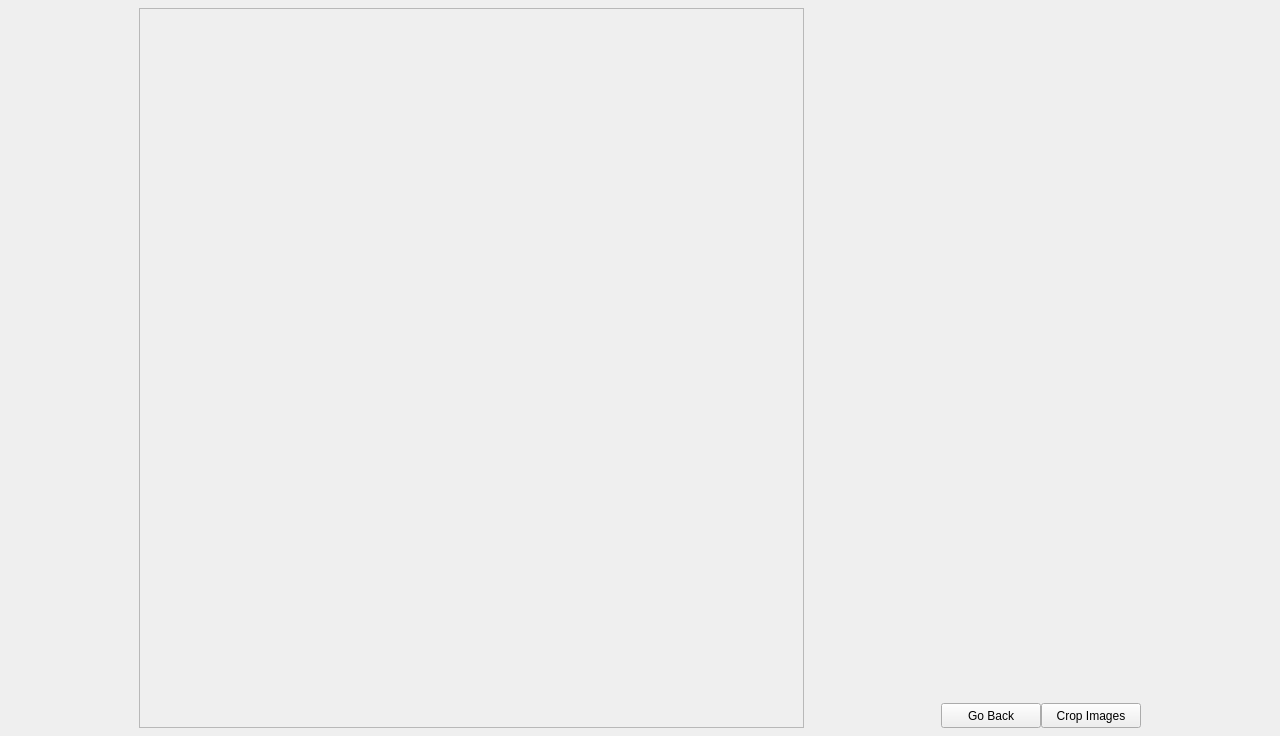
<?xml version="1.0" encoding="UTF-8"?>
<ui version="4.0">
 <class>cropMenu</class>
 <widget class="QWidget" name="cropMenu">
  <property name="geometry">
   <rect>
    <x>0</x>
    <y>0</y>
    <width>1280</width>
    <height>720</height>
   </rect>
  </property>
  <property name="windowTitle">
   <string>Form</string>
  </property>
  <layout class="QGridLayout" name="gridLayout">
   <property name="leftMargin">
    <number>8</number>
   </property>
   <property name="topMargin">
    <number>8</number>
   </property>
   <property name="rightMargin">
    <number>8</number>
   </property>
   <property name="bottomMargin">
    <number>8</number>
   </property>
   <item row="0" column="0" rowspan="2">
    <widget class="QScrollArea" name="scrollArea">
     <property name="minimumSize">
      <size>
       <width>665</width>
       <height>720</height>
      </size>
     </property>
     <property name="maximumSize">
      <size>
       <width>665</width>
       <height>720</height>
      </size>
     </property>
     <property name="sizeAdjustPolicy">
      <enum>QAbstractScrollArea::AdjustToContents</enum>
     </property>
     <property name="widgetResizable">
      <bool>true</bool>
     </property>
     <widget class="QWidget" name="scrollAreaWidgetContents">
      <property name="geometry">
       <rect>
        <x>0</x>
        <y>0</y>
        <width>663</width>
        <height>718</height>
       </rect>
      </property>
      <layout class="QGridLayout" name="imageGridView" rowstretch="0" columnstretch="0" rowminimumheight="0" columnminimumwidth="0">
       <property name="leftMargin">
        <number>10</number>
       </property>
       <property name="topMargin">
        <number>10</number>
       </property>
       <property name="rightMargin">
        <number>10</number>
       </property>
       <property name="bottomMargin">
        <number>10</number>
       </property>
       <property name="spacing">
        <number>5</number>
       </property>
      </layout>
     </widget>
    </widget>
   </item>
   <item row="0" column="2">
    <widget class="QWidget" name="widget" native="true"/>
   </item>
   <item row="1" column="2">
    <layout class="QHBoxLayout" name="horizontalLayout_2" stretch="0,0">
     <property name="spacing">
      <number>0</number>
     </property>
     <item>
      <widget class="QPushButton" name="goBack">
       <property name="minimumSize">
        <size>
         <width>100</width>
         <height>20</height>
        </size>
       </property>
       <property name="maximumSize">
        <size>
         <width>100</width>
         <height>25</height>
        </size>
       </property>
       <property name="text">
        <string>Go Back</string>
       </property>
      </widget>
     </item>
     <item>
      <widget class="QPushButton" name="cropImages">
       <property name="minimumSize">
        <size>
         <width>100</width>
         <height>20</height>
        </size>
       </property>
       <property name="maximumSize">
        <size>
         <width>100</width>
         <height>25</height>
        </size>
       </property>
       <property name="text">
        <string>Crop Images</string>
       </property>
      </widget>
     </item>
    </layout>
   </item>
  </layout>
 </widget>
 <resources/>
 <connections/>
</ui>
